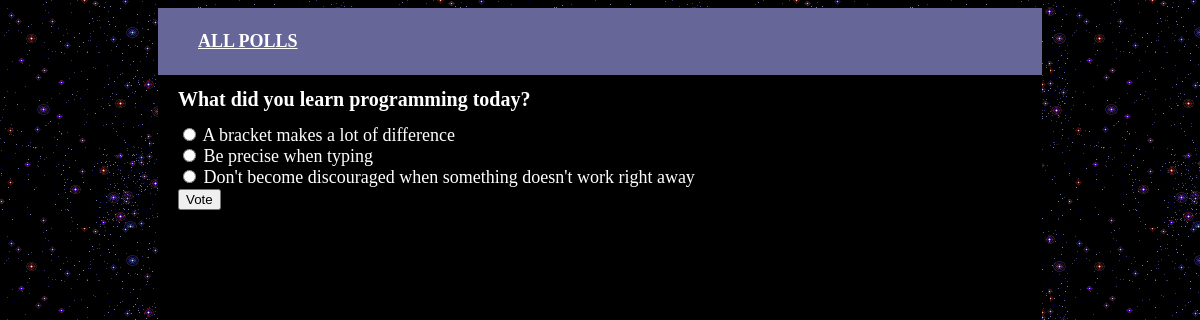
The app's page /polls/2/ with its own data.
### polls/models.py (models this page shows, shortened)
class Poll(models.Model):
	def was_published_recently(self):
		now = timezone.now()
		return now - datetime.timedelta(days=1) <= self.pub_date <= now
	was_published_recently.admin_order_field = 'pub_date'
	was_published_recently.boolean = True
	was_published_recently.short_desription = 'Published recent'
	question = models.CharField(max_length=200)
	pub_date = models.DateTimeField('date published')

class Choice(models.Model):
	poll = models.ForeignKey(Poll)
	choice_text = models.CharField(max_length=200)
	votes = models.IntegerField(default=0)

### polls/views.py (the view)
# urls.py: url(r'^(?P<pk>\d+)/$', views.DetailView.as_view(), name='detail'),
class DetailView(generic.DetailView):
	model = Poll
	template_name = 'polls/detail.html'

### polls/templates/polls/detail.html (shortened to what this page needs)
<!DOCTYPE html>
<html>
<head>
	{% load staticfiles %}
	<link rel="stylesheet" type="text/css" href="{% static 'polls/style.css' %}" />
</head>
<body>
	<div id="container">
		<div id="header">
			<ul>
				<li><a href="../">All Polls</a></li>
			</ul>
		</div>
		<div id="content">
			<h1>{{ poll.question }}</h1>
			<form action="{% url 'polls:vote' poll.id %}" method="post">
			{% for choice in poll.choice_set.all %}
			<input type="radio" name="choice" id="choice{{ forloop.counter }}" value="{{ choice.id }}" />
			<label for="choice{{ forloop.counter }}">{{ choice.choice_text }}</label><br />
			{% endfor %}
			<input type="submit" value="Vote" />
			</form>
		</div>
	</div>
</body>
</html>

### polls/static/polls/style.css (style rules this page uses)
body { background: white url("images/background.gif"); color: white; font-size: 18px; }
h1 { font-size: 20px; }
a { color: white; }
#container { width:auto; margin:auto 150px; background-color:black; }
#header { list-style-type: none; margin-left: auto; margin-right: auto; display: block; font-weight: bold; color: #FFFFFF; background-color: #666699; text-align: left; padding: 5px 5px 5px 0; text-decoration: none; text-transform: uppercase; }
#header ul { list-style-type: none; }
#content { height:800px; width:620px; padding-left: 20px; }

### records on screen
Poll: question "What did you learn programming today?"
Choice: choice_text "A bracket makes a lot of difference"
Choice: choice_text "Be precise when typing"
Choice: choice_text "Don't become discouraged when something doesn't work right away"
